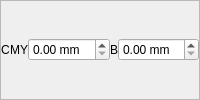
        <widget class="QFrame" name="frame_4">
         <property name="sizePolicy">
          <sizepolicy hsizetype="Fixed" vsizetype="Fixed">
           <horstretch>0</horstretch>
           <verstretch>0</verstretch>
          </sizepolicy>
         </property>
         <property name="minimumSize">
          <size>
           <width>116</width>
           <height>21</height>
          </size>
         </property>
         <property name="frameShape">
          <enum>QFrame::StyledPanel</enum>
         </property>
         <property name="frameShadow">
          <enum>QFrame::Raised</enum>
         </property>
         <layout class="QGridLayout" name="gridLayout_5">
          <property name="leftMargin">
           <number>0</number>
          </property>
          <property name="topMargin">
           <number>0</number>
          </property>
          <property name="rightMargin">
           <number>0</number>
          </property>
          <property name="bottomMargin">
           <number>0</number>
          </property>
          <property name="spacing">
           <number>0</number>
          </property>
          <item row="1" column="5">
           <widget class="QLabel" name="spittonB_lb_2">
            <property name="sizePolicy">
             <sizepolicy hsizetype="Fixed" vsizetype="Preferred">
              <horstretch>0</horstretch>
              <verstretch>0</verstretch>
             </sizepolicy>
            </property>
            <property name="minimumSize">
             <size>
              <width>0</width>
              <height>21</height>
             </size>
            </property>
            <property name="font">
             <font>
              <family>Arial</family>
              <pointsize>9</pointsize>
              <weight>50</weight>
              <bold>false</bold>
             </font>
            </property>
            <property name="text">
             <string>B</string>
            </property>
           </widget>
          </item>
          <item row="1" column="0">
           <widget class="QLabel" name="spittonC_lb_2">
            <property name="sizePolicy">
             <sizepolicy hsizetype="Fixed" vsizetype="Preferred">
              <horstretch>0</horstretch>
              <verstretch>0</verstretch>
             </sizepolicy>
            </property>
            <property name="minimumSize">
             <size>
              <width>0</width>
              <height>21</height>
             </size>
            </property>
            <property name="font">
             <font>
              <family>Arial</family>
              <pointsize>9</pointsize>
              <weight>50</weight>
              <bold>false</bold>
             </font>
            </property>
            <property name="text">
             <string>C</string>
            </property>
           </widget>
          </item>
          <item row="1" column="1">
           <widget class="QLabel" name="spittonM_lb_2">
            <property name="sizePolicy">
             <sizepolicy hsizetype="Fixed" vsizetype="Preferred">
              <horstretch>0</horstretch>
              <verstretch>0</verstretch>
             </sizepolicy>
            </property>
            <property name="minimumSize">
             <size>
              <width>0</width>
              <height>21</height>
             </size>
            </property>
            <property name="font">
             <font>
              <family>Arial</family>
              <pointsize>9</pointsize>
              <weight>50</weight>
              <bold>false</bold>
             </font>
            </property>
            <property name="text">
             <string>M</string>
            </property>
           </widget>
          </item>
          <item row="1" column="2">
           <widget class="QLabel" name="spittonY_lb_2">
            <property name="sizePolicy">
             <sizepolicy hsizetype="Fixed" vsizetype="Preferred">
              <horstretch>0</horstretch>
              <verstretch>0</verstretch>
             </sizepolicy>
            </property>
            <property name="minimumSize">
             <size>
              <width>0</width>
              <height>21</height>
             </size>
            </property>
            <property name="font">
             <font>
              <family>Arial</family>
              <pointsize>9</pointsize>
              <weight>50</weight>
              <bold>false</bold>
             </font>
            </property>
            <property name="text">
             <string>Y</string>
            </property>
           </widget>
          </item>
          <item row="1" column="3">
           <widget class="QDoubleSpinBox" name="spittonCMY_SecondLE">
            <property name="suffix">
             <string> mm</string>
            </property>
            <property name="decimals">
             <number>2</number>
            </property>
            <property name="singleStep">
             <double>0.100000000000000</double>
            </property>
           </widget>
          </item>
          <item row="1" column="6">
           <widget class="QDoubleSpinBox" name="spittonB_SecondLE">
            <property name="suffix">
             <string> mm</string>
            </property>
            <property name="decimals">
             <number>2</number>
            </property>
            <property name="singleStep">
             <double>0.100000000000000</double>
            </property>
           </widget>
          </item>
         </layout>
        </widget>
